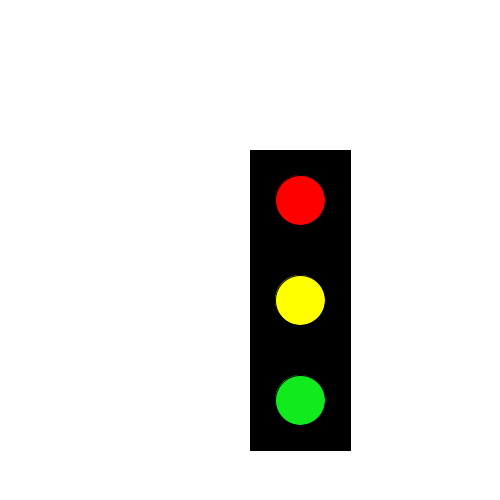
Frame 1 (no input)
Frame 60 (the mouse pressed at the canvas centre just before this capture): identical to frame 1, image omitted
Frame 120 (the mouse held since frame 60 and released just before this capture): identical to frame 1, image omitted

The Processing sketch that drew this single still picture (run headless with seeded random() and noise(); from frame 60 on, the mouse is pressed at the canvas centre):

// Processing sketch: Task_3___Traffic_light
// ── Task_3___Traffic_light.pde
// TASK 3

int x = 300;
int y = 300;
int h = 50;
int w = 50;
color red = color(255, 0, 0);
color yellow = color(255, 255, 0);
color green = color(17, 234, 29);
color grey = color(100);

void setup() {
  size(500, 500);
}

void draw() {
  background(255);
  stroke(0);
  fill(0);
  rectMode(CENTER);

  rect(x, y, 100, 300);

  fill(red); //red
  ellipse(x, y-100, 50, 50); // Top light

  fill(yellow);//yellow
  ellipse(x, y, 50, 50); // middle light

  fill(green); // green
  ellipse(x, y+100, 50, 50); // bottom light
}


void keyPressed() {
  if (keyPressed ==true && key == '1') { 
    red = grey;
  }
  if (keyPressed == true && key == '2') {
    yellow = grey;
  } 
  if (keyPressed == true && key == '3') {
    green = grey;
  }
}
